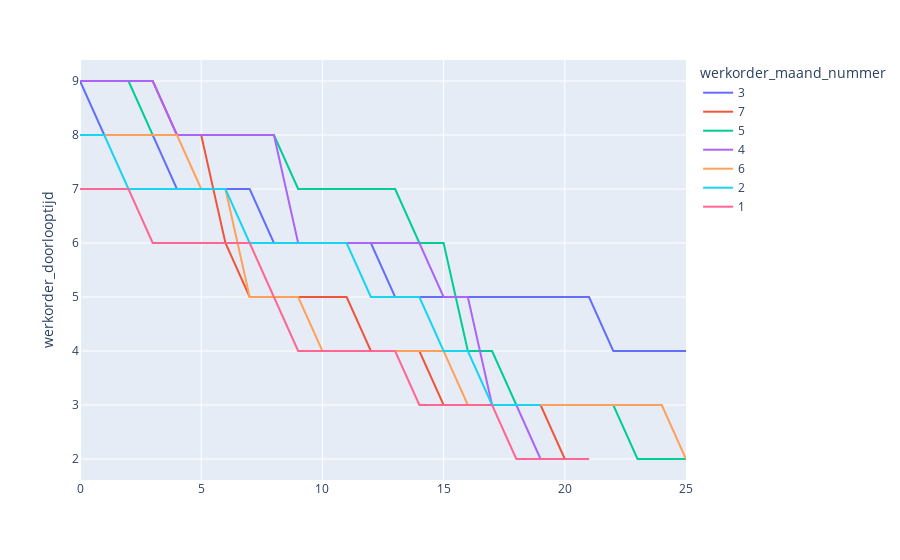

Here is the notebook cell this chart was saved with:
### Code cell
fig = px.line(werkorder_df.sort_values("werkorder_doorlooptijd", ascending=False),  y="werkorder_doorlooptijd", color='werkorder_maand_nummer')
fig.show()

### Figure 1 — Plotly figure (JSON) as saved in the notebook; plotly's stock layout.template omitted (floating-point values rounded to 4 significant figures)
{"data": [{"hovertemplate": "werkorder_maand_nummer=3<br>werkorder_doorlooptijd=%{y}<extra></extra>", "legendgroup": "3", "line": {"color": "#636efa", "dash": "solid"}, "mode": "lines", "name": "3", "showlegend": true, "type": "scatter", "xaxis": "x", "y": [9, 8, 8, 8, 7, 7, 7, 7, 6, 6, 6, 6, 6, 5, 5, 5, 5, 5, 5, 5, 5, 5, 4, 4, 4, 4], "yaxis": "y"}, {"hovertemplate": "werkorder_maand_nummer=7<br>werkorder_doorlooptijd=%{y}<extra></extra>", "legendgroup": "7", "line": {"color": "#EF553B", "dash": "solid"}, "mode": "lines", "name": "7", "showlegend": true, "type": "scatter", "xaxis": "x", "y": [9, 9, 9, 9, 8, 8, 6, 5, 5, 5, 5, 5, 4, 4, 4, 3, 3, 3, 3, 3, 2, 2], "yaxis": "y"}, {"hovertemplate": "werkorder_maand_nummer=5<br>werkorder_doorlooptijd=%{y}<extra></extra>", "legendgroup": "5", "line": {"color": "#00cc96", "dash": "solid"}, "mode": "lines", "name": "5", "showlegend": true, "type": "scatter", "xaxis": "x", "y": [9, 9, 9, 8, 8, 8, 8, 8, 8, 7, 7, 7, 7, 7, 6, 6, 4, 4, 3, 3, 3, 3, 3, 2, 2, 2], "yaxis": "y"}, {"hovertemplate": "werkorder_maand_nummer=4<br>werkorder_doorlooptijd=%{y}<extra></extra>", "legendgroup": "4", "line": {"color": "#ab63fa", "dash": "solid"}, "mode": "lines", "name": "4", "showlegend": true, "type": "scatter", "xaxis": "x", "y": [9, 9, 9, 9, 8, 8, 8, 8, 8, 6, 6, 6, 6, 6, 6, 5, 5, 3, 3, 2], "yaxis": "y"}, {"hovertemplate": "werkorder_maand_nummer=6<br>werkorder_doorlooptijd=%{y}<extra></extra>", "legendgroup": "6", "line": {"color": "#FFA15A", "dash": "solid"}, "mode": "lines", "name": "6", "showlegend": true, "type": "scatter", "xaxis": "x", "y": [8, 8, 8, 8, 8, 7, 7, 5, 5, 5, 4, 4, 4, 4, 4, 4, 3, 3, 3, 3, 3, 3, 3, 3, 3, 2], "yaxis": "y"}, {"hovertemplate": "werkorder_maand_nummer=2<br>werkorder_doorlooptijd=%{y}<extra></extra>", "legendgroup": "2", "line": {"color": "#19d3f3", "dash": "solid"}, "mode": "lines", "name": "2", "showlegend": true, "type": "scatter", "xaxis": "x", "y": [8, 8, 7, 7, 7, 7, 7, 6, 6, 6, 6, 6, 5, 5, 5, 4, 4, 3, 3, 3], "yaxis": "y"}, {"hovertemplate": "werkorder_maand_nummer=1<br>werkorder_doorlooptijd=%{y}<extra></extra>", "legendgroup": "1", "line": {"color": "#FF6692", "dash": "solid"}, "mode": "lines", "name": "1", "showlegend": true, "type": "scatter", "xaxis": "x", "y": [7, 7, 7, 6, 6, 6, 6, 6, 5, 4, 4, 4, 4, 4, 3, 3, 3, 3, 2, 2, 2, 2], "yaxis": "y"}], "layout": {"legend": {"title": {"text": "werkorder_maand_nummer"}, "tracegroupgap": 0}, "margin": {"t": 60}, "xaxis": {"anchor": "y", "domain": [0, 1]}, "yaxis": {"anchor": "x", "domain": [0, 1], "title": {"text": "werkorder_doorlooptijd"}}}}
